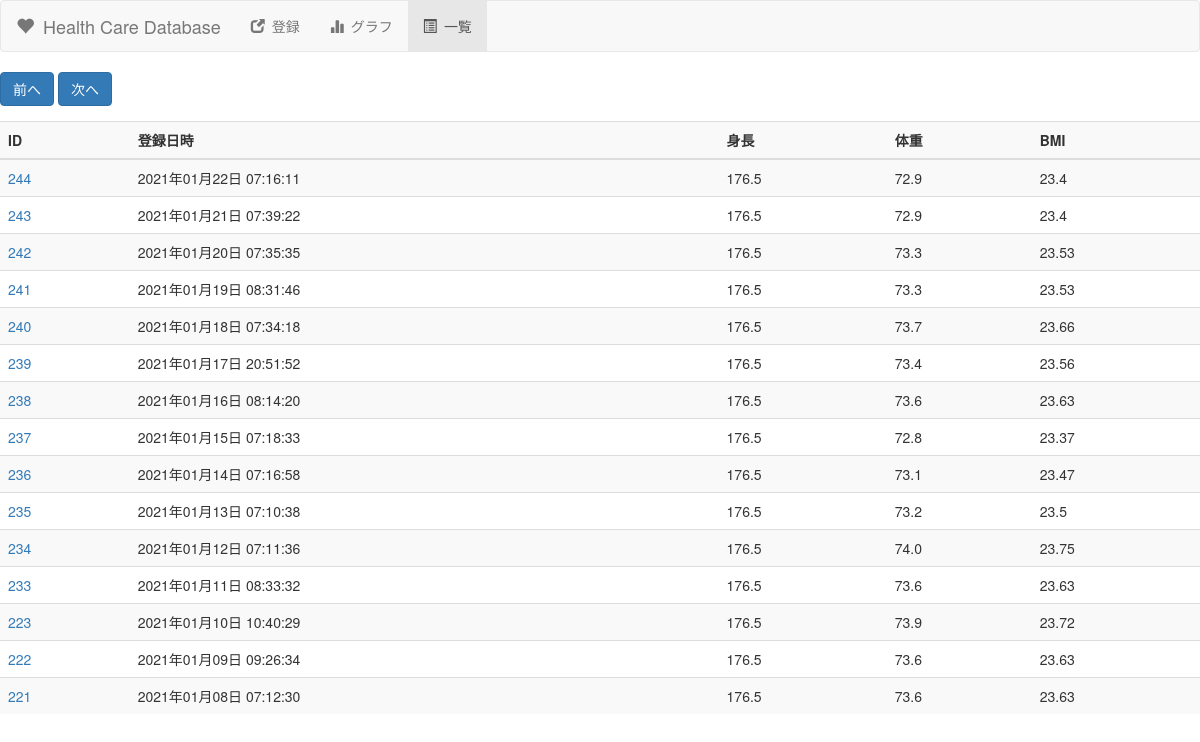
The page / on the database its author committed.
### tables this page shows
CREATE TABLE health(
                          data_id INTEGER PRIMARY KEY AUTOINCREMENT
                        , regist_datetime TEXT
                        , height FLOAT
                        , weight FLOAT
                        , bmi FLOAT);

### web_health_manage.py (the view)
@app.route('/', methods=['GET'])
def get_index():
    return get_list()

### lib/com_db.py (called while the page is built)
    def select_range(self, limit, offset):
        conn = sqlite3.connect(self.db_file)
        curs = conn.cursor()
        select = '''SELECT
                          data_id
                        , strftime('%Y年%m月%d日 %H:%M:%S', regist_datetime)
                        , height
                        , weight
                        , bmi
                    FROM
                        health
                    ORDER BY
                        regist_datetime DESC
                    LIMIT ?
                    OFFSET ?'''
        curs.execute(select, (limit, offset))
        rows = curs.fetchall()
        curs.close()
        list = []
        for row in rows:
            health = Health(row[0], row[1], row[2], row[3], row[4])
            list.append(health)
        conn.close()
        return list

### web_health_manage.py (called while the page is built, shortened)
@app.route('/list', methods=['GET','POST'])
def get_list():
    page = 1
    LIMIT = 15
    offset = 0
    offset = page * LIMIT - LIMIT
    list = db_util.select_range(LIMIT, offset)
    return render_template('web_health_list.html', list=list, page=page)

### templates/web_health_list.html (shortened to what this page needs)
<!DOCTYPE html>
<html lang="ja">
	<head>
		<link href="https://maxcdn.bootstrapcdn.com/bootstrap/3.3.1/css/bootstrap.min.css" rel="stylesheet">
	</head>
    <body>
        <nav class="navbar navbar-default">
            <div class="container-fluid">
                <div class="navbar-header">
                    <a class="navbar-brand" href="/list"><span class="glyphicon glyphicon-heart" aria-hidden="true"></span>&ensp;Health Care Database</a>
                </div>
                <div class="collapse navbar-collapse" id="navbarHealth">
                    <ul class="nav navbar-nav">
                        <li><a href="/new"><span class="glyphicon glyphicon-new-window" aria-hidden="true"></span>&ensp;登録</a></li>
                        <li><a href="/graph"><span class="glyphicon glyphicon-stats" aria-hidden="true"></span>&ensp;グラフ</a></li>
                        <li class="active"><a href="#"><span class="glyphicon glyphicon-list-alt" aria-hidden="true"></span>&ensp;一覧</a></li>
                    </ul>
                </div>
            </div>
        </nav>
        <div class="table-responsive">
            <form method="post" action="/list" id="form1">
                <div class="form-group mb-2 form-inline">
                    <button type="submit" class="btn btn-primary mb-2" onclick="changeRange('before')">前へ</button>
                    <button type="submit" class="btn btn-primary mb-2" onclick="changeRange('next')">次へ</button>
                </div>
            </form>
            <table class="table table-striped">
                <thread>
                    <tr>
                        <th>ID</th>
                        <th>登録日時</th>
                        <th>身長</th>
                        <th>体重</th>
                        <th>BMI</th>
                    </tr>
                </thread>
                <tbody>
                    {% for health in list %}
                    <tr>
                        <td><a href="/detail/{{ health.data_id }}">{{ health.data_id }}</a></td>
                        <td>{{ health.regist_datetime }}</td>
                        <td>{{ health.height }}</td>
                        <td>{{ health.weight }}</td>
                        <td>{{ health.bmi }}</td>
                    </tr>
                    {% else %}
                        <td>no entry exist!</td>
                    {% endfor %}
                </tbody>
            </table>
        </div>
    </body>
</html>

### rows shown on the page
health: data_id "244", regist_datetime "2021年01月22日 07:16:11", height "176.5", weight "72.9", bmi "23.4"
health: data_id "243", regist_datetime "2021年01月21日 07:39:22", height "176.5", weight "72.9", bmi "23.4"
health: data_id "242", regist_datetime "2021年01月20日 07:35:35", height "176.5", weight "73.3", bmi "23.53"
health: data_id "241", regist_datetime "2021年01月19日 08:31:46", height "176.5", weight "73.3", bmi "23.53"
health: data_id "240", regist_datetime "2021年01月18日 07:34:18", height "176.5", weight "73.7", bmi "23.66"
health: data_id "239", regist_datetime "2021年01月17日 20:51:52", height "176.5", weight "73.4", bmi "23.56"
health: data_id "238", regist_datetime "2021年01月16日 08:14:20", height "176.5", weight "73.6", bmi "23.63"
health: data_id "237", regist_datetime "2021年01月15日 07:18:33", height "176.5", weight "72.8", bmi "23.37"
health: data_id "236", regist_datetime "2021年01月14日 07:16:58", height "176.5", weight "73.1", bmi "23.47"
health: data_id "235", regist_datetime "2021年01月13日 07:10:38", height "176.5", weight "73.2", bmi "23.5"
health: data_id "234", regist_datetime "2021年01月12日 07:11:36", height "176.5", weight "74.0", bmi "23.75"
health: data_id "233", regist_datetime "2021年01月11日 08:33:32", height "176.5", weight "73.6", bmi "23.63"
health: data_id "223", regist_datetime "2021年01月10日 10:40:29", height "176.5", weight "73.9", bmi "23.72"
health: data_id "222", regist_datetime "2021年01月09日 09:26:34", height "176.5", weight "73.6", bmi "23.63"
health: data_id "221", regist_datetime "2021年01月08日 07:12:30", height "176.5", weight "73.6", bmi "23.63"
